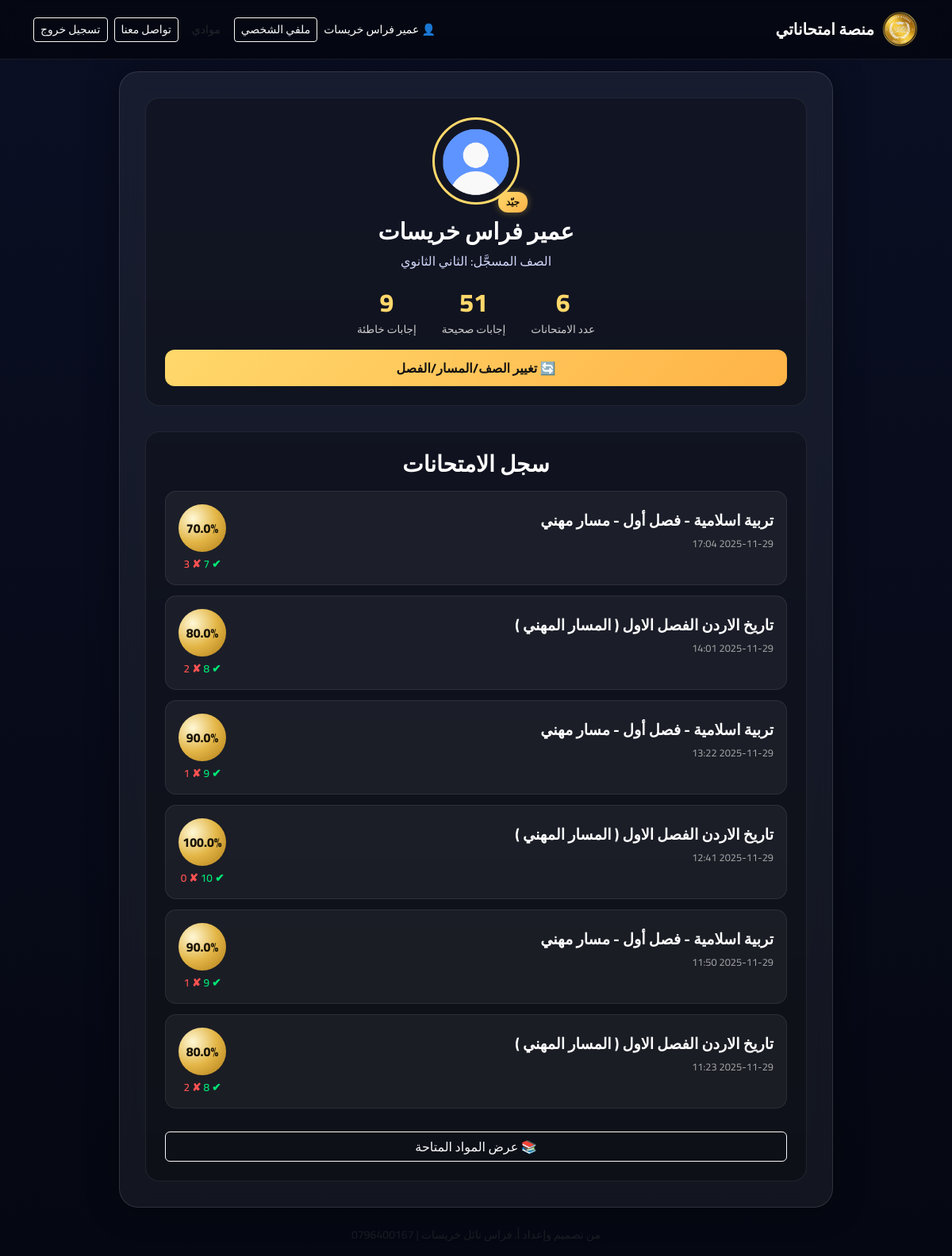
The page /student/dashboard (signed in) on the database its author committed.
### app.py (models this page shows)
class Student(db.Model):
    id = db.Column(db.Integer, primary_key=True)
    full_name = db.Column(db.String(120), nullable=False)
    email = db.Column(db.String(120), unique=True, nullable=False)
    password = db.Column(db.String(120), nullable=False)
    grade = db.Column(db.String(50), nullable=False)
    results = db.relationship("ExamResult", backref="student", lazy=True)

class ExamResult(db.Model):
    id = db.Column(db.Integer, primary_key=True)
    student_id = db.Column(db.Integer, db.ForeignKey("student.id"), nullable=False)
    subject_id = db.Column(db.Integer, db.ForeignKey("subject.id"), nullable=False)
    subject = db.relationship("Subject", backref="results")
    score = db.Column(db.Float, nullable=False)
    correct_count = db.Column(db.Integer, nullable=False)
    wrong_count = db.Column(db.Integer, nullable=False)
    date = db.Column(db.DateTime, default=datetime.utcnow)
    answers = db.relationship("ExamAnswer", backref="result", lazy=True)

class Subject(db.Model):
    id = db.Column(db.Integer, primary_key=True)
    name = db.Column(db.String(120), nullable=False)
    grade = db.Column(db.String(80), nullable=False)
    default_duration = db.Column(db.Integer, default=40)
    default_questions = db.Column(db.Integer, default=40)
    questions = db.relationship("Question", backref="subject", lazy=True)

### app.py (the view)
@app.route("/student/dashboard")
def student_dashboard():
    if "student_id" not in session:
        return redirect(url_for("login"))
    student = Student.query.get_or_404(session["student_id"])
    results_query = (
        db.session.query(ExamResult, Subject.name.label("subject_name"))
        .join(Subject, ExamResult.subject_id == Subject.id)
        .filter(ExamResult.student_id == student.id)
        .order_by(ExamResult.date.desc())
        .all()
    )
    results = []
    total_correct = 0
    total_wrong = 0
    for res, subject_name in results_query:
        results.append({
            "subject_name": subject_name,
            "date": res.date.strftime("%Y-%m-%d %H:%M"),
            "score": res.score,
            "correct": res.correct_count,
            "wrong": res.wrong_count,
        })
        total_correct += res.correct_count
        total_wrong += res.wrong_count
    total_exams = len(results)
    return render_template(
        "student_dashboard.html",
        student=student,
        total_exams=total_exams,
        total_correct=total_correct,
        total_wrong=total_wrong,
        results=results,
    )

### templates/student_dashboard.html (shortened to what this page needs)
{% extends "base.html" %}
{% block content %}
<div class="dashboard-card">
    <div class="profile-box">
        <div class="avatar-container">
            <img src="{{ url_for('static', filename='avatar.png') }}" class="student-avatar">
            {% if total_exams > 0 %}
                {% set last_score = results[0].score %}
                {% if last_score >= 90 %}
                    <div class="badge-rank rank-excellent">ممتاز</div>
                {% elif last_score >= 70 %}
                    <div class="badge-rank rank-good">جيّد</div>
                {% elif last_score >= 50 %}
                    <div class="badge-rank rank-ok">مقبول</div>
                {% else %}
                    <div class="badge-rank rank-weak">ضعيف</div>
                {% endif %}
            {% endif %}
        </div>
        <h2 class="student-name">{{ student.full_name }}</h2>
        <p class="grade-text">
            الصف المسجَّل: {{ student.grade }}
        </p>
        <div class="stats-row">
            <div class="stat-item">
                <div class="stat-number">{{ total_exams }}</div>
                <div class="stat-label">عدد الامتحانات</div>
            </div>
            <div class="stat-item">
                <div class="stat-number">{{ total_correct }}</div>
                <div class="stat-label">إجابات صحيحة</div>
            </div>
            <div class="stat-item">
                <div class="stat-number">{{ total_wrong }}</div>
                <div class="stat-label">إجابات خاطئة</div>
            </div>
        </div>
        <a href="{{ url_for('choose_grade') }}" class="btn btn-gold w-100 mt-3">
            🔄 تغيير الصف/المسار/الفصل
        </a>
    </div>
    <div class="results-box">
        <h3 class="section-title">سجل الامتحانات</h3>
        {% if results %}
            {% for r in results %}
            <div class="result-item">
                <div class="result-left">
                    <h4 class="subject-name">{{ r.subject_name }}</h4>
                    <p class="result-date">{{ r.date }}</p>
                </div>
                <div class="result-right">
                    <div class="score-circle">{{ r.score|round(0) }}%</div>
                    <div class="correct-wrong">
                        <span class="correct">✔ {{ r.correct }}</span>
                        <span class="wrong">✘ {{ r.wrong }}</span>
                    </div>
                </div>
            </div>
            {% endfor %}
        {% else %}
            <p class="text-center text-muted mb-0">لا توجد امتحانات بعد.</p>
        {% endif %}
        <a href="{{ url_for('student_subjects') }}" class="btn btn-outline-light w-100 mt-3">
            📚 عرض المواد المتاحة
        </a>
    </div>
</div>
{% endblock %}

### templates/base.html (shortened to what this page needs)
<!DOCTYPE html>
<html lang="ar" dir="rtl">
<head>
    <link rel="stylesheet"
          href="https://cdn.jsdelivr.net/npm/bootstrap@5.3.3/dist/css/bootstrap.rtl.min.css">
    <link rel="stylesheet" href="{{ url_for('static', filename='style.css') }}">
</head>
<body class="app-body">
<nav class="navbar navbar-dark app-navbar fixed-top">
    <div class="container d-flex justify-content-between align-items-center">
        <a href="{{ url_for('index') }}" class="navbar-brand fw-bold d-flex align-items-center gap-2">
            <img src="{{ url_for('static', filename='Logo.png') }}"
                 alt="Logo"
                 style="height: 48px; width: auto;">
            <span style="font-size: 20px;">منصة امتحاناتي</span>
        </a>
        <div class="d-flex align-items-center gap-2">
            {% if session.get('is_admin') %}
                <a href="{{ url_for('admin_subjects') }}" class="btn btn-sm btn-outline-light">
                    إدارة المواد
                </a>
                <a href="{{ url_for('contact') }}" class="btn btn-sm btn-outline-light">
                    تواصل معنا
                </a>
                <a href="{{ url_for('admin_logout') }}" class="btn btn-sm btn-outline-light">
                    خروج الأدمن
                </a>
            {% elif session.get('student_id') %}
                <span class="text-white small">
                    👤 {{ session['student_name'] }}
                </span>
                <a href="{{ url_for('student_dashboard') }}" class="btn btn-sm btn-outline-light">
                    ملفي الشخصي
                </a>
                <a href="{{ url_for('student_subjects') }}" class="btn btn-sm btn-outline_light">
                    موادي
                </a>
                <a href="{{ url_for('contact') }}" class="btn btn-sm btn-outline-light">
                    تواصل معنا
                </a>
                <a href="{{ url_for('logout') }}" class="btn btn-sm btn-outline-light">
                    تسجيل خروج
                </a>
            {% endif %}
        </div>
    </div>
</nav>
<main class="app-main d-flex align-items-center justify-content-center">
    <div class="container d-flex justify-content-center">
        {% block content %}{% endblock %}
    </div>
</main>
<footer class="app-footer text-center text-muted small mt-4 mb-3">
    من تصميم وإعداد أ. فراس نائل خريسات | 0796400167
</footer>
</body>
</html>

### static/style.css (style rules this page uses)
body.app-body { background: linear-gradient(to bottom, #0a0f24, #050812); font-family: "Cairo", sans-serif; color: #fff; min-height: 100vh; padding-top: 90px; }
.app-navbar { background: rgba(0,0,0,0.45); backdrop-filter: blur(12px); border-bottom: 1px solid rgba(255,255,255,0.08); }
.btn-gold { background: linear-gradient(135deg, #ffd86b, #ffb347); border: none; padding: .7rem 1rem; border-radius: 12px; color: #111; font-weight: 700; transition: .2s; }
h1, h2, h3 { color: #fff; }
.dashboard-card { width: 100%; max-width: 900px; padding: 2rem; border-radius: 24px; background: rgba(255,255,255,0.06); backdrop-filter: blur(15px); border: 1px solid rgba(255,255,255,0.12); box-shadow: 0 0 40px rgba(0,0,0,0.4); }
.profile-box { background: rgba(0,0,0,0.25); border-radius: 18px; padding: 1.5rem; margin-bottom: 2rem; border: 1px solid rgba(255,255,255,0.08); }
.student-name { text-align: center; font-size: 1.8rem; font-weight: 700; color: #fff; }
.grade-text { text-align: center; color: #d0d6f8; margin-top: .3rem; }
.stats-row { display: flex; justify-content: center; gap: 2rem; margin-top: 1rem; }
.stat-item { text-align: center; }
.stat-number { font-size: 2rem; font-weight: 800; color: #ffd86b; }
.stat-label { color: #ccc; font-size: .85rem; }
.results-box { background: rgba(0,0,0,0.25); border-radius: 18px; padding: 1.5rem; border: 1px solid rgba(255,255,255,0.08); }
.section-title { text-align: center; color: #fff; font-weight: 700; margin-bottom: 1rem; }
.result-item { display: flex; justify-content: space-between; align-items: center; background: rgba(255,255,255,0.05); padding: 1rem; border-radius: 14px; margin-bottom: .8rem; border: 1px solid rgba(255,255,255,0.08); transition: .2s; }
.subject-name { font-size: 1.1rem; color: #fff; font-weight: 600; }
.result-date { color: #aaa; font-size: .8rem; }
.score-circle { width: 60px; height: 60px; border-radius: 50%; background: radial-gradient(circle at 30% 30%, #fff8d6, #e3b647, #b07b16); display: flex; align-items: center; justify-content: center; font-weight: 800; color: #1a1406; font-size: 1rem; }
.correct-wrong { text-align: center; font-size: .85rem; margin-top: .3rem; }
.correct { color: #00e676; font-weight: 600; }
.wrong { color: #ff5252; font-weight: 600; }
.avatar-container { position: relative; width: 110px; height: 110px; margin: auto; margin-bottom: 1rem; }
.student-avatar { width: 110px; height: 110px; border-radius: 50%; border: 3px solid #ffd86b; }
.badge-rank { position: absolute; bottom: -10px; right: -10px; padding: 4px 10px; border-radius: 12px; font-size: .75rem; font-weight: 700; color: #fff; }
.rank-good { background: linear-gradient(135deg, #ffd86b, #ffb347); color: #1a1406; box-shadow: 0 0 10px rgba(255,200,80,0.4); }
.subject-name { color: #fff; font-weight: 700; font-size: 1.2rem; }

### rows shown on the page
Student: student_name "عمير فراس خريسات", full_name "عمير فراس خريسات", grade "الثاني الثانوي"
ExamResult: subject_name "تربية اسلامية - فصل أول - مسار مهني", date "2025-11-29 17:04", score "70.0", correct "7", wrong "3"
ExamResult: subject_name "تاريخ الاردن الفصل الاول ( المسار المهني )", date "2025-11-29 14:01", score "80.0", correct "8", wrong "2"
ExamResult: subject_name "تربية اسلامية - فصل أول - مسار مهني", date "2025-11-29 13:22", score "90.0", correct "9", wrong "1"
ExamResult: subject_name "تاريخ الاردن الفصل الاول ( المسار المهني )", date "2025-11-29 12:41", score "100.0", correct "10", wrong "0"
ExamResult: subject_name "تربية اسلامية - فصل أول - مسار مهني", date "2025-11-29 11:50", score "90.0", correct "9", wrong "1"
ExamResult: subject_name "تاريخ الاردن الفصل الاول ( المسار المهني )", date "2025-11-29 11:23", score "80.0", correct "8", wrong "2"

### other values the page prints
{{ total_exams }} "6"
{{ total_correct }} "51"
{{ total_wrong }} "9"
